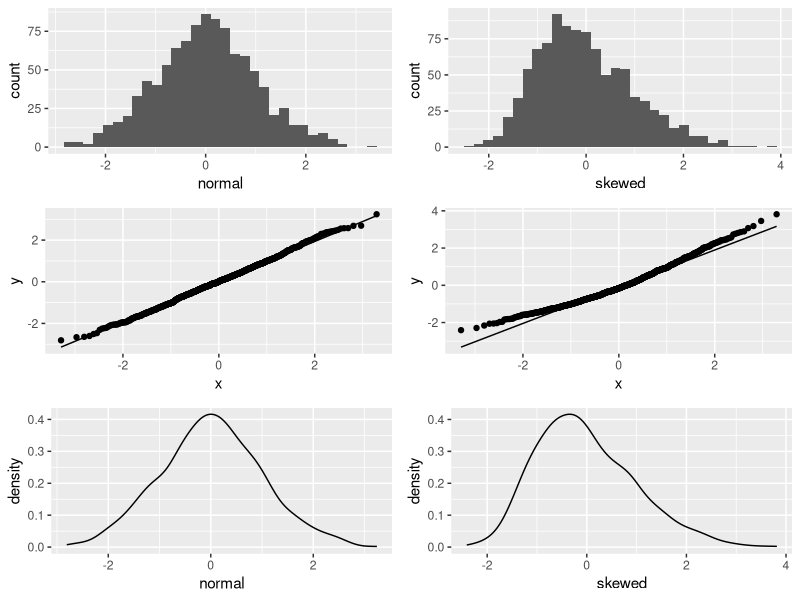
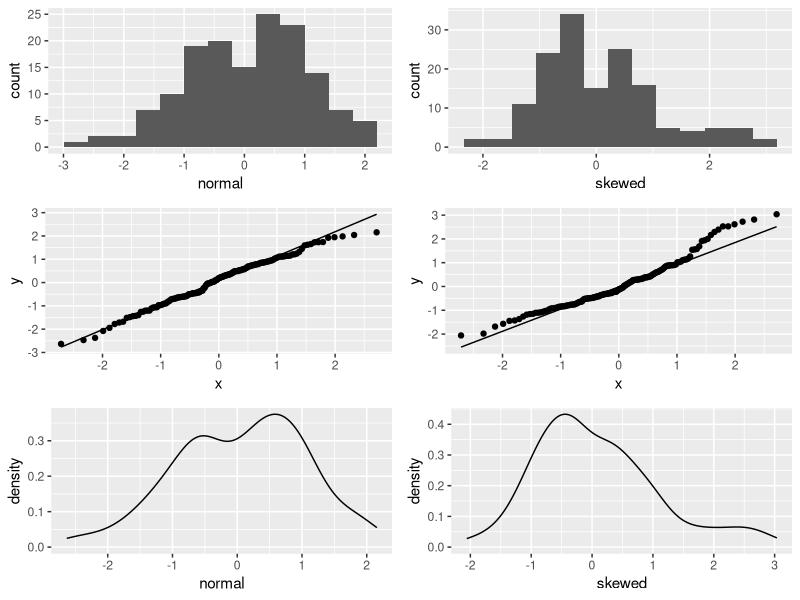

R code for these plots, in order:
## ---- chunk 1
## as we're going to deal with random numbers, setting the seed ensures
## that results are reproducible
set.seed(123)
## the rnorm function has the arguments n, mean and sd
## when mean and sd aren't specified, the default values are 0 and 1
## which are the ones we're going to use here
samplesize <- 1000
normal <- rnorm(samplesize)
## let's see what the distribution looks like
head(normal, 100)
## ---- chunk 2
## now let's generate a skewed distribution
## baseR doesn't have a function that does it by itself, so let's use a package
require(fGarch)
## rsnorm has the arguments n, mean, sd and xi (skewness)
## the defaults are mean = 0, sd = 1, xi = 1, which we're going to use
skewed <- rsnorm (samplesize)
## let's see what skewed looks like
head(skewed,100)
## ---- chunk 3

# Multiple plot function
#
# ggplot objects can be passed in ..., or to plotlist (as a list of ggplot objects)
# - cols:   Number of columns in layout
# - layout: A matrix specifying the layout. If present, 'cols' is ignored.
#
# If the layout is something like matrix(c(1,2,3,3), nrow=2, byrow=TRUE),
# then plot 1 will go in the upper left, 2 will go in the upper right, and
# 3 will go all the way across the bottom.
#
multiplot <- function(..., plotlist=NULL, file, cols=1, layout=NULL) {
  library(grid)

  # Make a list from the ... arguments and plotlist
  plots <- c(list(...), plotlist)

  numPlots = length(plots)

  # If layout is NULL, then use 'cols' to determine layout
  if (is.null(layout)) {
    # Make the panel
    # ncol: Number of columns of plots
    # nrow: Number of rows needed, calculated from # of cols
    layout <- matrix(seq(1, cols * ceiling(numPlots/cols)),
                    ncol = cols, nrow = ceiling(numPlots/cols))
  }

 if (numPlots==1) {
    print(plots[[1]])

  } else {
    # Set up the page
    grid.newpage()
    pushViewport(viewport(layout = grid.layout(nrow(layout), ncol(layout))))

    # Make each plot, in the correct location
    for (i in 1:numPlots) {
      # Get the i,j matrix positions of the regions that contain this subplot
      matchidx <- as.data.frame(which(layout == i, arr.ind = TRUE))

      print(plots[[i]], vp = viewport(layout.pos.row = matchidx$row,
                                      layout.pos.col = matchidx$col))
    }
  }
}

## ---- chunk 4
## let's load the packages that we will use in the informal analysis
require(tidyverse)
## we will create multiple plots and then plot them all in a single page.

## the ggplot function allows us to plot data
## it takes a data frame as argument and needs aesthetics to be set.

## in order to convert our numeric vectors into data frames, we're using the
## as.data.frame function and we're setting the aesthetics with the aes
## function.

## our first plot is going to be a histogram
## after defining our data and our aesthetics, we're then adding 
## the histogram geom to finish the plot, establishing the 
## number of bins as the rounded up value of the square root of the sample size

p1 <- ggplot(as.data.frame(normal), aes(x=normal)) + geom_histogram(bins = ceiling(sqrt(samplesize)))

## next is a Q-Q plot
p2 <- ggplot(as.data.frame(normal), aes(sample = normal)) + geom_qq() + geom_qq_line()

## next is a density plot

p3 <- ggplot(as.data.frame(normal), aes(x = normal)) + geom_density()

## we will now do the same three plots for our skewed distribution

p4 <- ggplot(as.data.frame(skewed), aes(x=skewed)) + geom_histogram(bins = ceiling(sqrt(samplesize)))

p5 <- ggplot(as.data.frame(skewed), aes(sample = skewed)) + geom_qq() + geom_qq_line()

p6 <- ggplot(as.data.frame(skewed), aes(x = skewed)) + geom_density()
## multiplot is not a standard function in R, being defined by
## Winston Chang [1]
multiplot(p1,p2,p3,p4,p5,p6, cols = 2)
## ---- chunk 5
## There is a function in R for the Shapiro-Wilk test, which we're 
## going to use, its name is shapiro.test and its only argument is
## a numerical vector

shapiro.test(normal)
## ---- chunk 6
shapiro.test(skewed)
## ---- chunk 7
format(shapiro.test(skewed)$p.value, scientific = FALSE)
## ---- chunk 8
samplesize <- 150
## ---- chunk 9
normal <- rnorm(samplesize)
skewed <- rsnorm (samplesize)
p1 <- ggplot(as.data.frame(normal), aes(x=normal)) + geom_histogram(bins = ceiling(sqrt(samplesize)))
p2 <- ggplot(as.data.frame(normal), aes(sample = normal)) + geom_qq() + geom_qq_line()
p3 <- ggplot(as.data.frame(normal), aes(x = normal)) + geom_density()
p4 <- ggplot(as.data.frame(skewed), aes(x=skewed)) + geom_histogram(bins = ceiling(sqrt(samplesize)))
p5 <- ggplot(as.data.frame(skewed), aes(sample = skewed)) + geom_qq() + geom_qq_line()
p6 <- ggplot(as.data.frame(skewed), aes(x = skewed)) + geom_density()
multiplot(p1,p2,p3,p4,p5,p6, cols = 2)
## ---- chunk 10
shapiro.test(normal)
shapiro.test(skewed)
